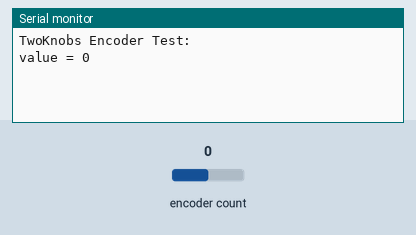
Simulated run of this sketch. Board: Arduino Uno, built with avr-gcc and run on an emulated ATmega328P. Shown: the last lines printed to the serial monitor. The inputs (shaded band) are chosen by the test bench; at power-on: encoder count 0.

Above: at 1.2 s.
1.3 s: encoder count set to 1
At 1.7 s:
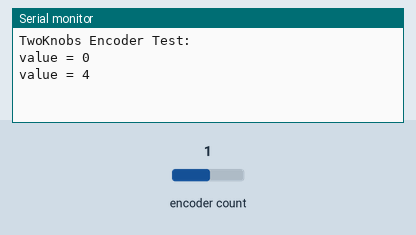
2.8 s: encoder count set to 2
At 4.1 s:
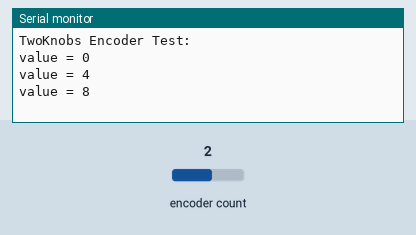

The sketch:

readRotaryEncoder01.ino
```cpp
#include <Encoder.h> // https://www.arduinolibraries.info/libraries/encoder

// Change these pin numbers to the pins connected to your encoder.
//   Best Performance: both pins have interrupt capability
//   Good Performance: only the first pin has interrupt capability
//   Low Performance:  neither pin has interrupt capability
Encoder knob(6, 7);
//   avoid using pins with LEDs attached

void setup() {
  Serial.begin(9600);
  Serial.println("TwoKnobs Encoder Test:");
  knob.write(0);
}

long positionKnob = -999;

void loop() {
  long newValue;
  newValue = knob.read();
  if (newValue != positionKnob) {
    Serial.print("value = ");
    Serial.println(newValue);
    positionKnob = newValue;
  }
}
```

Measured:
- after the input at 1.3 s, the serial monitor: prints a new line at once (image 1)
- after the input at 2.8 s, the serial monitor: prints a new line at once (image 2)
